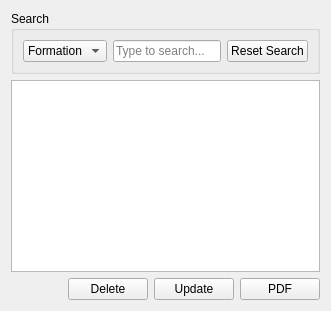
                <widget class="QWidget" name="trainingManageTab">
                 <attribute name="title">
                  <string>Manage Training</string>
                 </attribute>
                 <layout class="QVBoxLayout" name="trainingManageLayout">
                  <item>
                   <widget class="QGroupBox" name="trainingSearchGroupBox">
                    <property name="title">
                     <string>Search</string>
                    </property>
                    <layout class="QHBoxLayout" name="trainingSearchLayout">
                     <item>
                      <widget class="QComboBox" name="trainingSearchCriteriaComboBox">
                       <item>
                        <property name="text">
                         <string>Formation</string>
                        </property>
                       </item>
                       <item>
                        <property name="text">
                         <string>Trainer</string>
                        </property>
                       </item>
                       <item>
                        <property name="text">
                         <string>Price</string>
                        </property>
                       </item>
                       <item>
                        <property name="text">
                         <string>Time</string>
                        </property>
                       </item>
                      </widget>
                     </item>
                     <item>
                      <widget class="QLineEdit" name="trainingSearchInput">
                       <property name="placeholderText">
                        <string>Type to search...</string>
                       </property>
                      </widget>
                     </item>
                     <item>
                      <widget class="QPushButton" name="trainingResetSearchButton">
                       <property name="text">
                        <string>Reset Search</string>
                       </property>
                      </widget>
                     </item>
                    </layout>
                   </widget>
                  </item>
                  <item>
                   <widget class="QTableView" name="trainingTableView">
                    <property name="selectionMode">
                     <enum>QAbstractItemView::SelectionMode::SingleSelection</enum>
                    </property>
                    <property name="selectionBehavior">
                     <enum>QAbstractItemView::SelectionBehavior::SelectRows</enum>
                    </property>
                   </widget>
                  </item>
                  <item>
                   <layout class="QHBoxLayout" name="trainingManageButtonLayout">
                    <item>
                     <spacer name="trainingManageHorizontalSpacer">
                      <property name="orientation">
                       <enum>Qt::Orientation::Horizontal</enum>
                      </property>
                      <property name="sizeHint" stdset="0">
                       <size>
                        <width>40</width>
                        <height>20</height>
                       </size>
                      </property>
                     </spacer>
                    </item>
                    <item>
                     <widget class="QPushButton" name="trainingDeleteButton">
                      <property name="text">
                       <string>Delete</string>
                      </property>
                     </widget>
                    </item>
                    <item>
                     <widget class="QPushButton" name="trainingUpdateButton">
                      <property name="text">
                       <string>Update</string>
                      </property>
                     </widget>
                    </item>
                    <item>
                     <widget class="QPushButton" name="trainingExportButton">
                      <property name="text">
                       <string>PDF</string>
                      </property>
                     </widget>
                    </item>
                   </layout>
                  </item>
                 </layout>
                </widget>
